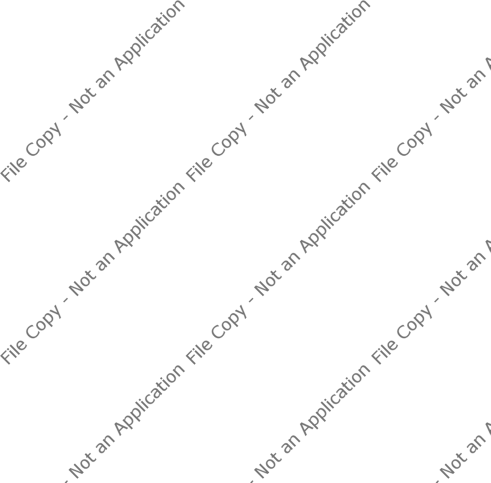
#> input picture pythonProject7/image_watermark.png, 981 x 965 px (shown at 1/2 size)
$ python 7.4.py
#> lines starting #> are read from the running program, lines starting #| are printed output that depends on the picture
from PIL import Image, ImageDraw, ImageFont
import os
water= "image_watermark.png"
with Image.open(water) as img_water:
#> img_water is the input picture: PIL image 981x965 RGBA; mean R, G, B, A 5.8, 5.8, 5.8, 6.5
    img_water.load()
img_water = Image.open(water)
img_water = img_water.resize((img_water.width // 2, img_water.height // 2))
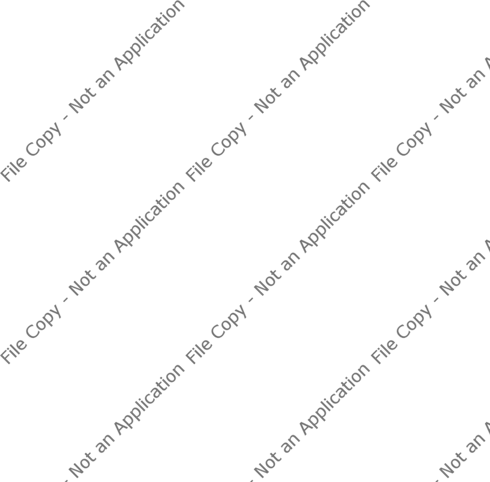
#> img_water: PIL image 490x482 RGBA; mean R, G, B, A 5.9, 5.9, 5.9, 6.6; transparent parts drawn white


filename = "photo.jpg"
with Image.open(filename) as img:
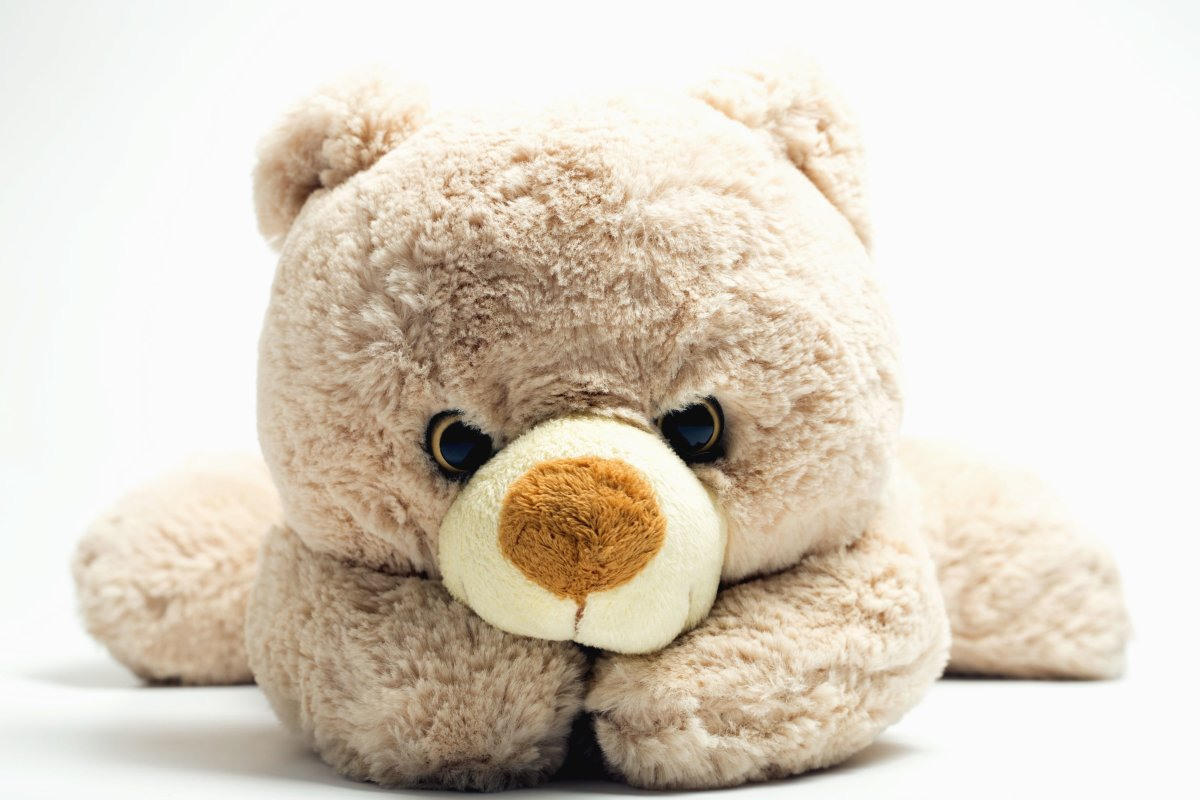
#> input picture pythonProject7/photo.jpg, 1200 x 800 px
#> img is the input picture: PIL image 1200x800 RGB; mean R, G, B 220.1, 210.5, 196.9
    img.load()


img.paste(img_water, (42, 40), img_water)
img.save("watermark_photo.jpg")
